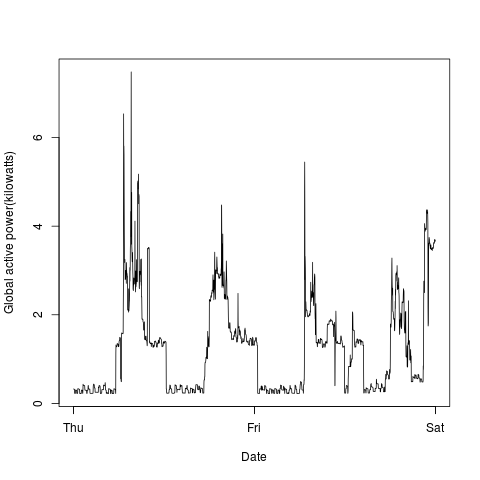

Write R code to recreate this figure.
source('./loadData.r')
source('./plots.r')

png("plot2.png", width = 480, height = 480)

plot2(data)

dev.off()